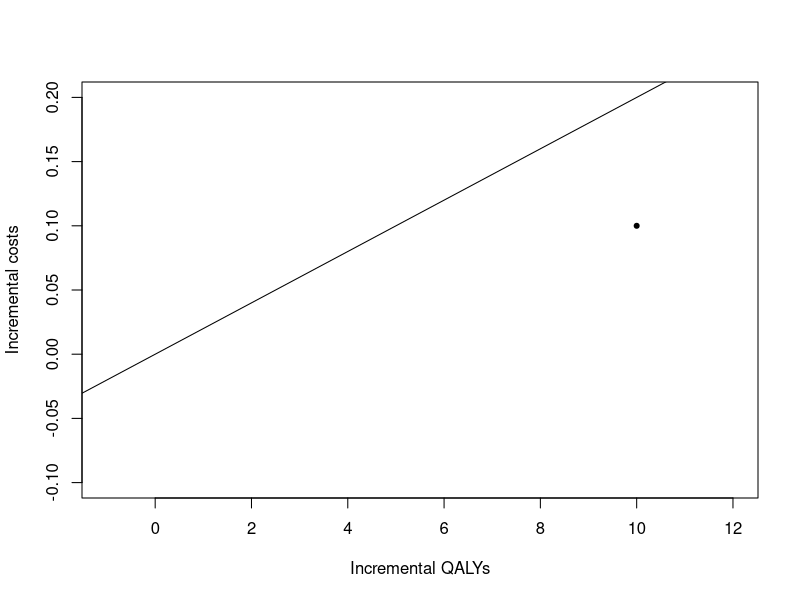

This chart was generated by the following R code:
## ---- chunk 1
knitr::opts_chunk$set(echo = TRUE)
## ---- chunk 2
plot(10, 0.1,
     xlab = "Incremental QALYs",
     ylab = "Incremental costs",
     xlim = c(-1, 12),
     ylim = c(-0.1, 0.2),
     pch = 20)
abline(a = 0, b = 0.02)
## ---- chunk 3
data.frame(intervention = c("drug a", "drug b"),
           cost = c(100,50),
           QALY = c(0.5,0.1),
           delta_c = c(NA, 50),
           delta_QALY = c(NA, 0.4),
           ICER = c(NA, 20)) |> 
knitr::kable()
## ---- chunk 4
# can define as it appears in the table
tibble::tribble(~intervention, ~cost, ~QALY,
                "drug a", 100, 0.5,
                "drug b", 50, 0.1)
